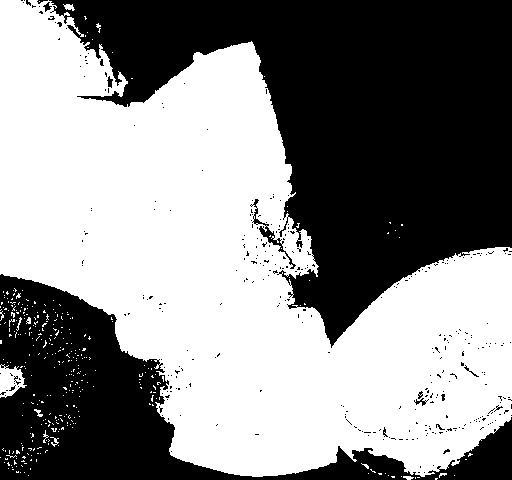
#> input picture img/thresh.jpg, 512 x 480 px
$ python dilate.py
#> lines starting #> are read from the running program, lines starting #| are printed output that depends on the picture
#!/usr/bin/python3

import cv2
import numpy as np

image = cv2.imread("../img/thresh.jpg")
#> image is the input picture: shape (480, 512, 3); min 0, max 255, mean 138.4
cv2.imshow("Original",image)

kernel = np.ones((5,5),'uint8')
dilate = cv2.dilate(image,kernel,iterations=1)
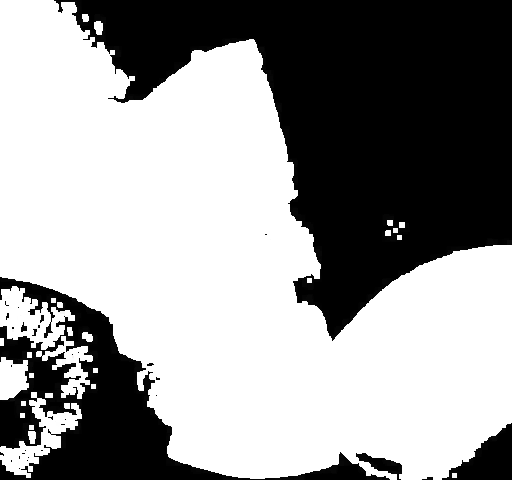
#> dilate: shape (480, 512, 3); min 0, max 255, mean 153.3
cv2.imshow("Dilate",dilate)

cv2.waitKey(0)
cv2.destroyAllWindows()
